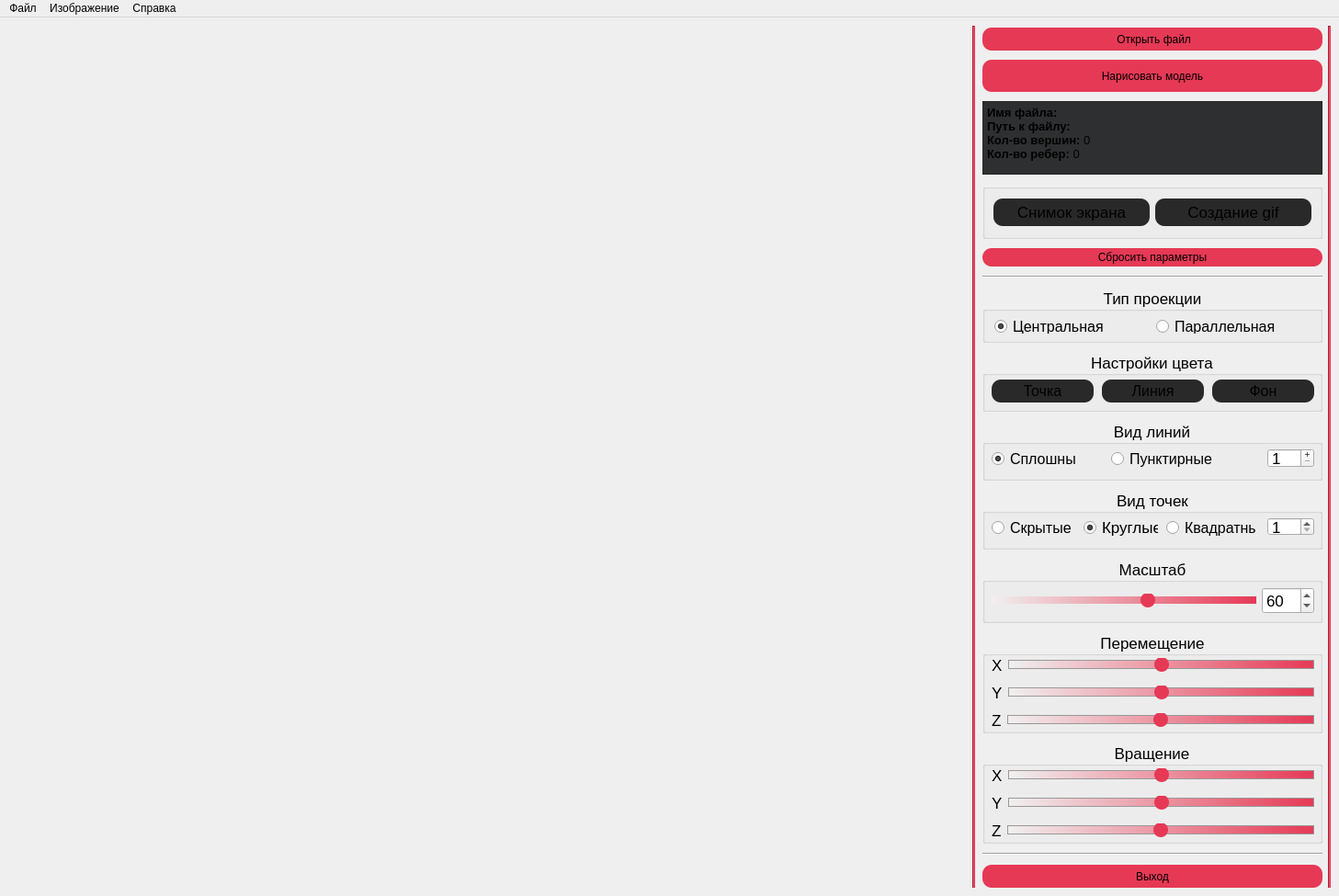
<?xml version="1.0" encoding="UTF-8"?>
<ui version="4.0">
 <class>MainWindow</class>
 <widget class="QMainWindow" name="MainWindow">
  <property name="geometry">
   <rect>
    <x>0</x>
    <y>0</y>
    <width>1457</width>
    <height>975</height>
   </rect>
  </property>
  <property name="sizePolicy">
   <sizepolicy hsizetype="Preferred" vsizetype="Minimum">
    <horstretch>0</horstretch>
    <verstretch>0</verstretch>
   </sizepolicy>
  </property>
  <property name="minimumSize">
   <size>
    <width>0</width>
    <height>850</height>
   </size>
  </property>
  <property name="windowTitle">
   <string>3DViewer_v1.0(oceanusp,greatem)</string>
  </property>
  <property name="layoutDirection">
   <enum>Qt::LeftToRight</enum>
  </property>
  <property name="styleSheet">
   <string notr="true"/>
  </property>
  <widget class="QWidget" name="centralwidget">
   <layout class="QHBoxLayout" name="horizontalLayout_3" stretch="0,0,0,0">
    <item>
     <widget class="WinOpenGL" name="openGLWidget" native="true">
      <property name="sizePolicy">
       <sizepolicy hsizetype="Minimum" vsizetype="Minimum">
        <horstretch>0</horstretch>
        <verstretch>0</verstretch>
       </sizepolicy>
      </property>
      <property name="minimumSize">
       <size>
        <width>500</width>
        <height>500</height>
       </size>
      </property>
     </widget>
    </item>
    <item>
     <widget class="Line" name="line">
      <property name="styleSheet">
       <string notr="true">background-color: rgb(230, 57, 85);</string>
      </property>
      <property name="orientation">
       <enum>Qt::Vertical</enum>
      </property>
     </widget>
    </item>
    <item>
     <layout class="QVBoxLayout" name="verticalLayout">
      <property name="spacing">
       <number>10</number>
      </property>
      <property name="sizeConstraint">
       <enum>QLayout::SetFixedSize</enum>
      </property>
      <property name="leftMargin">
       <number>2</number>
      </property>
      <property name="topMargin">
       <number>2</number>
      </property>
      <item>
       <spacer name="verticalSpacer_2">
        <property name="orientation">
         <enum>Qt::Vertical</enum>
        </property>
        <property name="sizeHint" stdset="0">
         <size>
          <width>20</width>
          <height>40</height>
         </size>
        </property>
       </spacer>
      </item>
      <item>
       <layout class="QVBoxLayout" name="verticalLayout_7">
        <item>
         <widget class="QPushButton" name="pushButton_openFile_2">
          <property name="sizePolicy">
           <sizepolicy hsizetype="Fixed" vsizetype="Fixed">
            <horstretch>0</horstretch>
            <verstretch>0</verstretch>
           </sizepolicy>
          </property>
          <property name="minimumSize">
           <size>
            <width>370</width>
            <height>25</height>
           </size>
          </property>
          <property name="styleSheet">
           <string notr="true">QPushButton { 
background-color: rgb(230, 57, 85);
border-radius:10px;
}

QPushButton:hover {
    background-color : rgb(199, 54, 78);
}</string>
          </property>
          <property name="text">
           <string> Открыть файл</string>
          </property>
         </widget>
        </item>
       </layout>
      </item>
      <item>
       <layout class="QVBoxLayout" name="verticalLayout_8">
        <item>
         <widget class="QPushButton" name="pushButton_paint_model">
          <property name="sizePolicy">
           <sizepolicy hsizetype="Fixed" vsizetype="Fixed">
            <horstretch>0</horstretch>
            <verstretch>0</verstretch>
           </sizepolicy>
          </property>
          <property name="minimumSize">
           <size>
            <width>370</width>
            <height>35</height>
           </size>
          </property>
          <property name="styleSheet">
           <string notr="true">
QPushButton { 
background-color: rgb(230, 57, 85);
border-radius:10px;
}

QPushButton:hover {
    background-color : rgb(199, 54, 78);
}</string>
          </property>
          <property name="text">
           <string>Нарисовать модель</string>
          </property>
         </widget>
        </item>
       </layout>
      </item>
      <item>
       <widget class="QTextEdit" name="textEdit_fileInfo_2">
        <property name="sizePolicy">
         <sizepolicy hsizetype="Fixed" vsizetype="Maximum">
          <horstretch>0</horstretch>
          <verstretch>0</verstretch>
         </sizepolicy>
        </property>
        <property name="minimumSize">
         <size>
          <width>370</width>
          <height>60</height>
         </size>
        </property>
        <property name="styleSheet">
         <string notr="true">background-color: rgb(46, 47, 48);</string>
        </property>
        <property name="html">
         <string>&lt;!DOCTYPE HTML PUBLIC &quot;-//W3C//DTD HTML 4.0//EN&quot; &quot;http://www.w3.org/TR/REC-html40/strict.dtd&quot;&gt;
&lt;html&gt;&lt;head&gt;&lt;meta name=&quot;qrichtext&quot; content=&quot;1&quot; /&gt;&lt;meta charset=&quot;utf-8&quot; /&gt;&lt;style type=&quot;text/css&quot;&gt;
p, li { white-space: pre-wrap; }
&lt;/style&gt;&lt;/head&gt;&lt;body style=&quot; font-family:'.AppleSystemUIFont'; font-size:13pt; font-weight:400; font-style:normal;&quot;&gt;
&lt;p style=&quot; margin-top:0px; margin-bottom:0px; margin-left:0px; margin-right:0px; -qt-block-indent:0; text-indent:0px;&quot;&gt;&lt;span style=&quot; font-size:10pt; font-weight:700;&quot;&gt;Имя файла:&lt;/span&gt;&lt;/p&gt;
&lt;p style=&quot; margin-top:0px; margin-bottom:0px; margin-left:0px; margin-right:0px; -qt-block-indent:0; text-indent:0px;&quot;&gt;&lt;span style=&quot; font-size:10pt; font-weight:700;&quot;&gt;Путь к файлу:&lt;/span&gt;&lt;/p&gt;
&lt;p style=&quot; margin-top:0px; margin-bottom:0px; margin-left:0px; margin-right:0px; -qt-block-indent:0; text-indent:0px;&quot;&gt;&lt;span style=&quot; font-size:10pt; font-weight:700;&quot;&gt;Кол-во вершин:&lt;/span&gt;&lt;span style=&quot; font-size:10pt;&quot;&gt; 0&lt;/span&gt;&lt;/p&gt;
&lt;p style=&quot; margin-top:0px; margin-bottom:0px; margin-left:0px; margin-right:0px; -qt-block-indent:0; text-indent:0px;&quot;&gt;&lt;span style=&quot; font-size:10pt; font-weight:700;&quot;&gt;Кол-во ребер:&lt;/span&gt;&lt;span style=&quot; font-size:10pt;&quot;&gt; 0&lt;/span&gt;&lt;/p&gt;&lt;/body&gt;&lt;/html&gt;</string>
        </property>
       </widget>
      </item>
      <item>
       <spacer name="verticalSpacer_8">
        <property name="orientation">
         <enum>Qt::Vertical</enum>
        </property>
        <property name="sizeHint" stdset="0">
         <size>
          <width>228</width>
          <height>28</height>
         </size>
        </property>
       </spacer>
      </item>
      <item>
       <layout class="QHBoxLayout" name="horizontalLayout_2"/>
      </item>
      <item>
       <spacer name="verticalSpacer_9">
        <property name="orientation">
         <enum>Qt::Vertical</enum>
        </property>
        <property name="sizeHint" stdset="0">
         <size>
          <width>20</width>
          <height>40</height>
         </size>
        </property>
       </spacer>
      </item>
      <item>
       <widget class="QGroupBox" name="groupBox_2">
        <property name="sizePolicy">
         <sizepolicy hsizetype="Fixed" vsizetype="Fixed">
          <horstretch>0</horstretch>
          <verstretch>0</verstretch>
         </sizepolicy>
        </property>
        <property name="minimumSize">
         <size>
          <width>370</width>
          <height>60</height>
         </size>
        </property>
        <property name="title">
         <string/>
        </property>
        <layout class="QHBoxLayout" name="horizontalLayout">
         <item>
          <widget class="QPushButton" name="pushButton_screenShot_2">
           <property name="minimumSize">
            <size>
             <width>0</width>
             <height>30</height>
            </size>
           </property>
           <property name="font">
            <font>
             <pointsize>13</pointsize>
            </font>
           </property>
           <property name="styleSheet">
            <string notr="true">QPushButton { 
border-radius: 10px;
background-color : rgb(41, 41, 41);
}

QPushButton:hover {
    background-color : rgb(102, 104, 104);
}</string>
           </property>
           <property name="text">
            <string>Снимок экрана</string>
           </property>
          </widget>
         </item>
         <item>
          <widget class="QPushButton" name="pushButton_gif_2">
           <property name="minimumSize">
            <size>
             <width>0</width>
             <height>30</height>
            </size>
           </property>
           <property name="font">
            <font>
             <pointsize>13</pointsize>
            </font>
           </property>
           <property name="styleSheet">
            <string notr="true">QPushButton { 
border-radius: 10px;
background-color : rgb(41, 41, 41);
}

QPushButton:hover {
    background-color : rgb(102, 104, 104);
}</string>
           </property>
           <property name="text">
            <string>Создание gif</string>
           </property>
          </widget>
         </item>
        </layout>
       </widget>
      </item>
      <item>
       <layout class="QVBoxLayout" name="verticalLayout_3">
        <item>
         <layout class="QVBoxLayout" name="verticalLayout_4">
          <item>
           <widget class="QPushButton" name="pushButton_reset">
            <property name="sizePolicy">
             <sizepolicy hsizetype="Fixed" vsizetype="Fixed">
              <horstretch>0</horstretch>
              <verstretch>0</verstretch>
             </sizepolicy>
            </property>
            <property name="minimumSize">
             <size>
              <width>370</width>
              <height>20</height>
             </size>
            </property>
            <property name="styleSheet">
             <string notr="true">
QPushButton { 
background-color: rgb(230, 57, 85);
border-radius:10px;
}

QPushButton:hover {
    background-color : rgb(199, 54, 78);
}</string>
            </property>
            <property name="text">
             <string>Сбросить параметры</string>
            </property>
           </widget>
          </item>
         </layout>
        </item>
        <item>
         <spacer name="verticalSpacer_6">
          <property name="orientation">
           <enum>Qt::Vertical</enum>
          </property>
          <property name="sizeHint" stdset="0">
           <size>
            <width>18</width>
            <height>28</height>
           </size>
          </property>
         </spacer>
        </item>
        <item>
         <widget class="Line" name="line_3">
          <property name="orientation">
           <enum>Qt::Horizontal</enum>
          </property>
         </widget>
        </item>
        <item>
         <widget class="QGroupBox" name="groupBox_7">
          <property name="sizePolicy">
           <sizepolicy hsizetype="Fixed" vsizetype="Fixed">
            <horstretch>0</horstretch>
            <verstretch>0</verstretch>
           </sizepolicy>
          </property>
          <property name="minimumSize">
           <size>
            <width>370</width>
            <height>60</height>
           </size>
          </property>
          <property name="font">
           <font>
            <pointsize>13</pointsize>
           </font>
          </property>
          <property name="title">
           <string>Тип проекции</string>
          </property>
          <property name="alignment">
           <set>Qt::AlignCenter</set>
          </property>
          <widget class="QRadioButton" name="rb_projection_central">
           <property name="geometry">
            <rect>
             <x>13</x>
             <y>34</y>
             <width>166</width>
             <height>16</height>
            </rect>
           </property>
           <property name="minimumSize">
            <size>
             <width>0</width>
             <height>15</height>
            </size>
           </property>
           <property name="font">
            <font>
             <pointsize>12</pointsize>
            </font>
           </property>
           <property name="styleSheet">
            <string notr="true"/>
           </property>
           <property name="text">
            <string>Центральная</string>
           </property>
           <property name="checked">
            <bool>true</bool>
           </property>
          </widget>
          <widget class="QRadioButton" name="rb_projection_parallel">
           <property name="geometry">
            <rect>
             <x>189</x>
             <y>34</y>
             <width>166</width>
             <height>16</height>
            </rect>
           </property>
           <property name="minimumSize">
            <size>
             <width>0</width>
             <height>15</height>
            </size>
           </property>
           <property name="font">
            <font>
             <pointsize>12</pointsize>
            </font>
           </property>
           <property name="styleSheet">
            <string notr="true"/>
           </property>
           <property name="text">
            <string>Параллельная</string>
           </property>
          </widget>
         </widget>
        </item>
       </layout>
      </item>
      <item>
       <widget class="QGroupBox" name="groupBox_colors">
        <property name="sizePolicy">
         <sizepolicy hsizetype="Fixed" vsizetype="Fixed">
          <horstretch>0</horstretch>
          <verstretch>0</verstretch>
         </sizepolicy>
        </property>
        <property name="minimumSize">
         <size>
          <width>370</width>
          <height>65</height>
         </size>
        </property>
        <property name="font">
         <font>
          <pointsize>13</pointsize>
         </font>
        </property>
        <property name="title">
         <string>Настройки цвета</string>
        </property>
        <property name="alignment">
         <set>Qt::AlignCenter</set>
        </property>
        <widget class="QPushButton" name="pB_colorVertex">
         <property name="geometry">
          <rect>
           <x>10</x>
           <y>30</y>
           <width>111</width>
           <height>25</height>
          </rect>
         </property>
         <property name="sizePolicy">
          <sizepolicy hsizetype="Expanding" vsizetype="Fixed">
           <horstretch>0</horstretch>
           <verstretch>0</verstretch>
          </sizepolicy>
         </property>
         <property name="minimumSize">
          <size>
           <width>0</width>
           <height>25</height>
          </size>
         </property>
         <property name="font">
          <font>
           <pointsize>12</pointsize>
          </font>
         </property>
         <property name="styleSheet">
          <string notr="true">QPushButton { 
border-radius: 10px;
background-color : rgb(41, 41, 41);
}

QPushButton:hover {
    background-color : rgb(102, 104, 104);
}</string>
         </property>
         <property name="text">
          <string>Точка</string>
         </property>
        </widget>
        <widget class="QPushButton" name="pB_colorLine">
         <property name="geometry">
          <rect>
           <x>130</x>
           <y>30</y>
           <width>111</width>
           <height>25</height>
          </rect>
         </property>
         <property name="sizePolicy">
          <sizepolicy hsizetype="Expanding" vsizetype="Fixed">
           <horstretch>0</horstretch>
           <verstretch>0</verstretch>
          </sizepolicy>
         </property>
         <property name="minimumSize">
          <size>
           <width>0</width>
           <height>25</height>
          </size>
         </property>
         <property name="font">
          <font>
           <pointsize>12</pointsize>
          </font>
         </property>
         <property name="styleSheet">
          <string notr="true">QPushButton { 
border-radius: 10px;
background-color : rgb(41, 41, 41);
}

QPushButton:hover {
    background-color : rgb(102, 104, 104);
}</string>
         </property>
         <property name="text">
          <string>Линия</string>
         </property>
        </widget>
        <widget class="QPushButton" name="pB_colorBG">
         <property name="geometry">
          <rect>
           <x>250</x>
           <y>30</y>
           <width>111</width>
           <height>25</height>
          </rect>
         </property>
         <property name="sizePolicy">
          <sizepolicy hsizetype="Expanding" vsizetype="Fixed">
           <horstretch>0</horstretch>
           <verstretch>0</verstretch>
          </sizepolicy>
         </property>
         <property name="minimumSize">
          <size>
           <width>0</width>
           <height>25</height>
          </size>
         </property>
         <property name="font">
          <font>
           <pointsize>12</pointsize>
          </font>
         </property>
         <property name="styleSheet">
          <string notr="true">QPushButton { 
border-radius: 10px;
background-color : rgb(41, 41, 41);
}

QPushButton:hover {
    background-color : rgb(102, 104, 104);
}</string>
         </property>
         <property name="text">
          <string>Фон</string>
         </property>
        </widget>
       </widget>
      </item>
      <item>
       <widget class="QGroupBox" name="groupBox_6">
        <property name="sizePolicy">
         <sizepolicy hsizetype="Fixed" vsizetype="Fixed">
          <horstretch>0</horstretch>
          <verstretch>0</verstretch>
         </sizepolicy>
        </property>
        <property name="minimumSize">
         <size>
          <width>370</width>
          <height>65</height>
         </size>
        </property>
        <property name="font">
         <font>
          <pointsize>13</pointsize>
         </font>
        </property>
        <property name="title">
         <string>Вид линий</string>
        </property>
        <property name="alignment">
         <set>Qt::AlignCenter</set>
        </property>
        <widget class="QRadioButton" name="rb_line_solid">
         <property name="geometry">
          <rect>
           <x>10</x>
           <y>32</y>
           <width>91</width>
           <height>19</height>
          </rect>
         </property>
         <property name="minimumSize">
          <size>
           <width>0</width>
           <height>15</height>
          </size>
         </property>
         <property name="font">
          <font>
           <pointsize>12</pointsize>
          </font>
         </property>
         <property name="styleSheet">
          <string notr="true"/>
         </property>
         <property name="text">
          <string>Сплошные</string>
         </property>
         <property name="checked">
          <bool>true</bool>
         </property>
        </widget>
        <widget class="QRadioButton" name="rb_line_dotted">
         <property name="geometry">
          <rect>
           <x>140</x>
           <y>32</y>
           <width>111</width>
           <height>19</height>
          </rect>
         </property>
         <property name="minimumSize">
          <size>
           <width>0</width>
           <height>15</height>
          </size>
         </property>
         <property name="font">
          <font>
           <pointsize>12</pointsize>
          </font>
         </property>
         <property name="styleSheet">
          <string notr="true"/>
         </property>
         <property name="text">
          <string>Пунктирные</string>
         </property>
        </widget>
        <widget class="QSpinBox" name="spinBox_edge_size">
         <property name="geometry">
          <rect>
           <x>310</x>
           <y>30</y>
           <width>51</width>
           <height>21</height>
          </rect>
         </property>
         <property name="sizePolicy">
          <sizepolicy hsizetype="Fixed" vsizetype="Fixed">
           <horstretch>0</horstretch>
           <verstretch>0</verstretch>
          </sizepolicy>
         </property>
         <property name="minimumSize">
          <size>
           <width>40</width>
           <height>0</height>
          </size>
         </property>
         <property name="buttonSymbols">
          <enum>QAbstractSpinBox::PlusMinus</enum>
         </property>
         <property name="minimum">
          <number>1</number>
         </property>
         <property name="maximum">
          <number>50</number>
         </property>
         <property name="value">
          <number>1</number>
         </property>
        </widget>
       </widget>
      </item>
      <item>
       <widget class="QGroupBox" name="groupBox_4">
        <property name="sizePolicy">
         <sizepolicy hsizetype="Fixed" vsizetype="Fixed">
          <horstretch>0</horstretch>
          <verstretch>0</verstretch>
         </sizepolicy>
        </property>
        <property name="minimumSize">
         <size>
          <width>370</width>
          <height>65</height>
         </size>
        </property>
        <property name="font">
         <font>
          <pointsize>13</pointsize>
         </font>
        </property>
        <property name="title">
         <string>Вид точек</string>
        </property>
        <property name="alignment">
         <set>Qt::AlignCenter</set>
        </property>
        <widget class="QRadioButton" name="rb_v_hidden">
         <property name="geometry">
          <rect>
           <x>10</x>
           <y>32</y>
           <width>92</width>
           <height>19</height>
          </rect>
         </property>
         <property name="font">
          <font>
           <pointsize>12</pointsize>
          </font>
         </property>
         <property name="styleSheet">
          <string notr="true"/>
         </property>
         <property name="text">
          <string>Скрытые</string>
         </property>
        </widget>
        <widget class="QRadioButton" name="rb_v_round">
         <property name="geometry">
          <rect>
           <x>110</x>
           <y>31</y>
           <width>81</width>
           <height>20</height>
          </rect>
         </property>
         <property name="font">
          <font>
           <pointsize>13</pointsize>
          </font>
         </property>
         <property name="styleSheet">
          <string notr="true"/>
         </property>
         <property name="text">
          <string>Круглые</string>
         </property>
         <property name="checked">
          <bool>true</bool>
         </property>
        </widget>
        <widget class="QSpinBox" name="spinBox_vert_size">
         <property name="geometry">
          <rect>
           <x>310</x>
           <y>30</y>
           <width>51</width>
           <height>20</height>
          </rect>
         </property>
         <property name="sizePolicy">
          <sizepolicy hsizetype="Fixed" vsizetype="Fixed">
           <horstretch>0</horstretch>
           <verstretch>0</verstretch>
          </sizepolicy>
         </property>
         <property name="minimumSize">
          <size>
           <width>40</width>
           <height>0</height>
          </size>
         </property>
         <property name="maximumSize">
          <size>
           <width>16777215</width>
           <height>16777215</height>
          </size>
         </property>
         <property name="minimum">
          <number>1</number>
         </property>
         <property name="maximum">
          <number>50</number>
         </property>
         <property name="value">
          <number>1</number>
         </property>
        </widget>
        <widget class="QRadioButton" name="rb_v_square">
         <property name="geometry">
          <rect>
           <x>200</x>
           <y>32</y>
           <width>97</width>
           <height>19</height>
          </rect>
         </property>
         <property name="font">
          <font>
           <pointsize>12</pointsize>
          </font>
         </property>
         <property name="styleSheet">
          <string notr="true"/>
         </property>
         <property name="text">
          <string>Квадратные</string>
         </property>
        </widget>
       </widget>
      </item>
      <item>
       <spacer name="verticalSpacer_11">
        <property name="orientation">
         <enum>Qt::Vertical</enum>
        </property>
        <property name="sizeHint" stdset="0">
         <size>
          <width>20</width>
          <height>40</height>
         </size>
        </property>
       </spacer>
      </item>
      <item>
       <spacer name="verticalSpacer_3">
        <property name="orientation">
         <enum>Qt::Vertical</enum>
        </property>
        <property name="sizeHint" stdset="0">
         <size>
          <width>20</width>
          <height>40</height>
         </size>
        </property>
       </spacer>
      </item>
      <item>
       <widget class="QGroupBox" name="groupBox_5">
        <property name="sizePolicy">
         <sizepolicy hsizetype="Fixed" vsizetype="Preferred">
          <horstretch>0</horstretch>
          <verstretch>0</verstretch>
         </sizepolicy>
        </property>
        <property name="minimumSize">
         <size>
          <width>370</width>
          <height>70</height>
         </size>
        </property>
        <property name="font">
         <font>
          <pointsize>13</pointsize>
         </font>
        </property>
        <property name="title">
         <string>Масштаб</string>
        </property>
        <property name="alignment">
         <set>Qt::AlignCenter</set>
        </property>
        <widget class="QWidget" name="layoutWidget">
         <property name="geometry">
          <rect>
           <x>10</x>
           <y>30</y>
           <width>351</width>
           <height>31</height>
          </rect>
         </property>
         <layout class="QHBoxLayout" name="horizontalLayout_6">
          <item>
           <layout class="QHBoxLayout" name="horizontalLayout_13"/>
          </item>
          <item>
           <widget class="QSlider" name="Slider_scale">
            <property name="styleSheet">
             <string notr="true">/* Стиль для горизонтальной шкалы QSlider */
QSlider::groove:horizontal {
    border: 0px solid #999999;
    height: 8px; /* Высота шкалы */
    background: qlineargradient(x1:0, y1:0, x2:1, y2:0, stop:0 #F0F0F0 stop:1 rgb(230, 57, 85));
}

/* Стиль для ползунка горизонтальной шкалы QSlider */
QSlider::handle:horizontal {
    background-color: rgb(230, 57, 85); /* Измените на желаемый цвет */
    width: 16px; /* Ширина ползунка */
    margin: -4px 0; /* Положение ползунка относительно шкалы */
    border-radius: 8px; /* Скругление углов ползунка */
}

/* Изменение цвета активного ползунка */
QSlider::handle:horizontal:pressed {
    background-color: rgb(53, 54, 55); /* Измените на желаемый цвет */
}

/* Изменение цвета ползунка при наведении */
QSlider::handle:horizontal:hover {
    background-color: #FF5555; /* Измените на желаемый цвет */
}

QSlider: {
background-color:rgb(53, 54, 55);
}</string>
            </property>
            <property name="minimum">
             <number>1</number>
            </property>
            <property name="maximum">
             <number>100</number>
            </property>
            <property name="value">
             <number>60</number>
            </property>
            <property name="orientation">
             <enum>Qt::Horizontal</enum>
            </property>
           </widget>
          </item>
          <item>
           <widget class="QSpinBox" name="spinBox_Scale">
            <property name="maximumSize">
             <size>
              <width>70</width>
              <height>16777215</height>
             </size>
            </property>
            <property name="minimum">
             <number>1</number>
            </property>
            <property name="maximum">
             <number>100</number>
            </property>
            <property name="value">
             <number>60</number>
            </property>
           </widget>
          </item>
         </layout>
        </widget>
       </widget>
      </item>
      <item>
       <spacer name="verticalSpacer_12">
        <property name="orientation">
         <enum>Qt::Vertical</enum>
        </property>
        <property name="sizeHint" stdset="0">
         <size>
          <width>20</width>
          <height>40</height>
         </size>
        </property>
       </spacer>
      </item>
      <item>
       <layout class="QVBoxLayout" name="verticalLayout_5"/>
      </item>
      <item>
       <widget class="QGroupBox" name="groupBox">
        <property name="enabled">
         <bool>true</bool>
        </property>
        <property name="sizePolicy">
         <sizepolicy hsizetype="Fixed" vsizetype="Fixed">
          <horstretch>0</horstretch>
          <verstretch>0</verstretch>
         </sizepolicy>
        </property>
        <property name="minimumSize">
         <size>
          <width>370</width>
          <height>110</height>
         </size>
        </property>
        <property name="font">
         <font>
          <pointsize>13</pointsize>
         </font>
        </property>
        <property name="title">
         <string>Перемещение</string>
        </property>
        <property name="alignment">
         <set>Qt::AlignCenter</set>
        </property>
        <widget class="QWidget" name="horizontalLayoutWidget_6">
         <property name="geometry">
          <rect>
           <x>10</x>
           <y>50</y>
           <width>351</width>
           <height>31</height>
          </rect>
         </property>
         <layout class="QHBoxLayout" name="horizontalLayout_7">
          <item>
           <widget class="QLabel" name="label_2">
            <property name="styleSheet">
             <string notr="true"/>
            </property>
            <property name="text">
             <string>Y</string>
            </property>
           </widget>
          </item>
          <item>
           <widget class="QSlider" name="Slider_Y_move">
            <property name="font">
             <font>
              <pointsize>13</pointsize>
             </font>
            </property>
            <property name="styleSheet">
             <string notr="true">/* Стиль для горизонтальной шкалы QSlider */
QSlider::groove:horizontal {
    border: 1px solid #999999;
    height: 8px; /* Высота шкалы */
    background: qlineargradient(x1:0, y1:0, x2:1, y2:0, stop:0 #F0F0F0 stop:1 rgb(230, 57, 85));
}

/* Стиль для ползунка горизонтальной шкалы QSlider */
QSlider::handle:horizontal {
    background-color: rgb(230, 57, 85); /* Измените на желаемый цвет */
    width: 16px; /* Ширина ползунка */
    margin: -4px 0; /* Положение ползунка относительно шкалы */
    border-radius: 8px; /* Скругление углов ползунка */
}

/* Изменение цвета активного ползунка */
QSlider::handle:horizontal:pressed {
    background-color: #990000; /* Измените на желаемый цвет */
}

/* Изменение цвета ползунка при наведении */
QSlider::handle:horizontal:hover {
    background-color: #FF5555; /* Измените на желаемый цвет */
}</string>
            </property>
            <property name="minimum">
             <number>-60</number>
            </property>
            <property name="maximum">
             <number>60</number>
            </property>
            <property name="pageStep">
             <number>1</number>
            </property>
            <property name="orientation">
             <enum>Qt::Horizontal</enum>
            </property>
           </widget>
          </item>
         </layout>
        </widget>
        <widget class="QWidget" name="horizontalLayoutWidget_7">
         <property name="geometry">
          <rect>
           <x>10</x>
           <y>80</y>
           <width>351</width>
           <height>31</height>
          </rect>
         </property>
         <layout class="QHBoxLayout" name="horizontalLayout_8">
          <item>
           <widget class="QLabel" name="label_3">
            <property name="styleSheet">
             <string notr="true"/>
            </property>
            <property name="text">
             <string>Z</string>
            </property>
           </widget>
          </item>
          <item>
           <widget class="QSlider" name="Slider_Z_move">
            <property name="font">
             <font>
              <pointsize>13</pointsize>
             </font>
            </property>
            <property name="styleSheet">
             <string notr="true">/* Стиль для горизонтальной шкалы QSlider */
QSlider::groove:horizontal {
    border: 1px solid #999999;
    height: 8px; /* Высота шкалы */
    background: qlineargradient(x1:0, y1:0, x2:1, y2:0, stop:0 #F0F0F0 stop:1 rgb(230, 57, 85));
}

/* Стиль для ползунка горизонтальной шкалы QSlider */
QSlider::handle:horizontal {
    background-color: rgb(230, 57, 85); /* Измените на желаемый цвет */
    width: 16px; /* Ширина ползунка */
    margin: -4px 0; /* Положение ползунка относительно шкалы */
    border-radius: 8px; /* Скругление углов ползунка */
}

/* Изменение цвета активного ползунка */
QSlider::handle:horizontal:pressed {
    background-color: #990000; /* Измените на желаемый цвет */
}

/* Изменение цвета ползунка при наведении */
QSlider::handle:horizontal:hover {
    background-color: #FF5555; /* Измените на желаемый цвет */
}</string>
            </property>
            <property name="minimum">
             <number>-60</number>
            </property>
            <property name="maximum">
             <number>60</number>
            </property>
            <property name="pageStep">
             <number>1</number>
            </property>
            <property name="orientation">
             <enum>Qt::Horizontal</enum>
            </property>
           </widget>
          </item>
         </layout>
        </widget>
        <widget class="QWidget" name="horizontalLayoutWidget_8">
         <property name="geometry">
          <rect>
           <x>10</x>
           <y>20</y>
           <width>351</width>
           <height>31</height>
          </rect>
         </property>
         <layout class="QHBoxLayout" name="horizontalLayout_9">
          <item>
           <widget class="QLabel" name="label_5">
            <property name="styleSheet">
             <string notr="true"/>
            </property>
            <property name="text">
             <string>X</string>
            </property>
           </widget>
          </item>
          <item>
           <widget class="QSlider" name="Slider_X_move">
            <property name="font">
             <font>
              <pointsize>13</pointsize>
             </font>
            </property>
            <property name="styleSheet">
             <string notr="true">/* Стиль для горизонтальной шкалы QSlider */
QSlider::groove:horizontal {
    border: 1px solid #999999;
    height: 8px; /* Высота шкалы */
    background: qlineargradient(x1:0, y1:0, x2:1, y2:0, stop:0 #F0F0F0 stop:1 rgb(230, 57, 85));
}

/* Стиль для ползунка горизонтальной шкалы QSlider */
QSlider::handle:horizontal {
    background-color: rgb(230, 57, 85); /* Измените на желаемый цвет */
    width: 16px; /* Ширина ползунка */
    margin: -4px 0; /* Положение ползунка относительно шкалы */
    border-radius: 8px; /* Скругление углов ползунка */
}

/* Изменение цвета активного ползунка */
QSlider::handle:horizontal:pressed {
    background-color: #990000; /* Измените на желаемый цвет */
}

/* Изменение цвета ползунка при наведении */
QSlider::handle:horizontal:hover {
    background-color: #FF5555; /* Измените на желаемый цвет */
}</string>
            </property>
            <property name="minimum">
             <number>-60</number>
            </property>
            <property name="maximum">
             <number>60</number>
            </property>
            <property name="singleStep">
             <number>1</number>
            </property>
            <property name="pageStep">
             <number>1</number>
            </property>
            <property name="orientation">
             <enum>Qt::Horizontal</enum>
            </property>
           </widget>
          </item>
         </layout>
        </widget>
       </widget>
      </item>
      <item>
       <spacer name="verticalSpacer_13">
        <property name="orientation">
         <enum>Qt::Vertical</enum>
        </property>
        <property name="sizeHint" stdset="0">
         <size>
          <width>20</width>
          <height>40</height>
         </size>
        </property>
       </spacer>
      </item>
      <item>
       <spacer name="verticalSpacer">
        <property name="orientation">
         <enum>Qt::Vertical</enum>
        </property>
        <property name="sizeHint" stdset="0">
         <size>
          <width>20</width>
          <height>40</height>
         </size>
        </property>
       </spacer>
      </item>
      <item>
       <widget class="QGroupBox" name="groupBox_3">
        <property name="enabled">
         <bool>true</bool>
        </property>
        <property name="sizePolicy">
         <sizepolicy hsizetype="Fixed" vsizetype="Preferred">
          <horstretch>0</horstretch>
          <verstretch>0</verstretch>
         </sizepolicy>
        </property>
        <property name="minimumSize">
         <size>
          <width>370</width>
          <height>110</height>
         </size>
        </property>
        <property name="font">
         <font>
          <pointsize>13</pointsize>
         </font>
        </property>
        <property name="title">
         <string>Вращение</string>
        </property>
        <property name="alignment">
         <set>Qt::AlignCenter</set>
        </property>
        <widget class="QWidget" name="horizontalLayoutWidget_9">
         <property name="geometry">
          <rect>
           <x>10</x>
           <y>50</y>
           <width>351</width>
           <height>31</height>
          </rect>
         </property>
         <layout class="QHBoxLayout" name="horizontalLayout_10">
          <item>
           <widget class="QLabel" name="label_4">
            <property name="styleSheet">
             <string notr="true"/>
            </property>
            <property name="text">
             <string>Y</string>
            </property>
           </widget>
          </item>
          <item>
           <widget class="QSlider" name="Slider_Y_rotate">
            <property name="font">
             <font>
              <pointsize>13</pointsize>
             </font>
            </property>
            <property name="styleSheet">
             <string notr="true">/* Стиль для горизонтальной шкалы QSlider */
QSlider::groove:horizontal {
    border: 1px solid #999999;
    height: 8px; /* Высота шкалы */
    background: qlineargradient(x1:0, y1:0, x2:1, y2:0, stop:0 #F0F0F0 stop:1 rgb(230, 57, 85));
}

/* Стиль для ползунка горизонтальной шкалы QSlider */
QSlider::handle:horizontal {
    background-color: rgb(230, 57, 85); /* Измените на желаемый цвет */
    width: 16px; /* Ширина ползунка */
    margin: -4px 0; /* Положение ползунка относительно шкалы */
    border-radius: 8px; /* Скругление углов ползунка */
}

/* Изменение цвета активного ползунка */
QSlider::handle:horizontal:pressed {
    background-color: #990000; /* Измените на желаемый цвет */
}

/* Изменение цвета ползунка при наведении */
QSlider::handle:horizontal:hover {
    background-color: #FF5555; /* Измените на желаемый цвет */
}</string>
            </property>
            <property name="minimum">
             <number>-360</number>
            </property>
            <property name="maximum">
             <number>360</number>
            </property>
            <property name="pageStep">
             <number>1</number>
            </property>
            <property name="orientation">
             <enum>Qt::Horizontal</enum>
            </property>
           </widget>
          </item>
         </layout>
        </widget>
        <widget class="QWidget" name="horizontalLayoutWidget_10">
         <property name="geometry">
          <rect>
           <x>10</x>
           <y>80</y>
           <width>351</width>
           <height>31</height>
          </rect>
         </property>
         <layout class="QHBoxLayout" name="horizontalLayout_11">
          <item>
           <widget class="QLabel" name="label_6">
            <property name="styleSheet">
             <string notr="true"/>
            </property>
            <property name="text">
             <string>Z</string>
            </property>
           </widget>
          </item>
          <item>
           <widget class="QSlider" name="Slider_Z_rotate">
            <property name="font">
             <font>
              <pointsize>13</pointsize>
             </font>
            </property>
            <property name="styleSheet">
             <string notr="true">/* Стиль для горизонтальной шкалы QSlider */
QSlider::groove:horizontal {
    border: 1px solid #999999;
    height: 8px; /* Высота шкалы */
    background: qlineargradient(x1:0, y1:0, x2:1, y2:0, stop:0 #F0F0F0 stop:1 rgb(230, 57, 85));
}

/* Стиль для ползунка горизонтальной шкалы QSlider */
QSlider::handle:horizontal {
    background-color: rgb(230, 57, 85); /* Измените на желаемый цвет */
    width: 16px; /* Ширина ползунка */
    margin: -4px 0; /* Положение ползунка относительно шкалы */
    border-radius: 8px; /* Скругление углов ползунка */
}

/* Изменение цвета активного ползунка */
QSlider::handle:horizontal:pressed {
    background-color: #990000; /* Измените на желаемый цвет */
}

/* Изменение цвета ползунка при наведении */
QSlider::handle:horizontal:hover {
    background-color: #FF5555; /* Измените на желаемый цвет */
}</string>
            </property>
            <property name="minimum">
             <number>-360</number>
            </property>
            <property name="maximum">
             <number>360</number>
            </property>
            <property name="pageStep">
             <number>1</number>
            </property>
            <property name="orientation">
             <enum>Qt::Horizontal</enum>
            </property>
           </widget>
          </item>
         </layout>
        </widget>
        <widget class="QWidget" name="horizontalLayoutWidget_11">
         <property name="geometry">
          <rect>
           <x>10</x>
           <y>20</y>
           <width>351</width>
           <height>31</height>
          </rect>
         </property>
         <layout class="QHBoxLayout" name="horizontalLayout_12">
          <item>
           <widget class="QLabel" name="label_7">
            <property name="styleSheet">
             <string notr="true"/>
            </property>
            <property name="text">
             <string>X</string>
            </property>
           </widget>
          </item>
          <item>
           <widget class="QSlider" name="Slider_X_rotate">
            <property name="font">
             <font>
              <pointsize>13</pointsize>
             </font>
            </property>
            <property name="styleSheet">
             <string notr="true">/* Стиль для горизонтальной шкалы QSlider */
QSlider::groove:horizontal {
    border: 1px solid #999999;
    height: 8px; /* Высота шкалы */
    background: qlineargradient(x1:0, y1:0, x2:1, y2:0, stop:0 #F0F0F0 stop:1 rgb(230, 57, 85));
}

/* Стиль для ползунка горизонтальной шкалы QSlider */
QSlider::handle:horizontal {
    background-color: rgb(230, 57, 85); /* Измените на желаемый цвет */
    width: 16px; /* Ширина ползунка */
    margin: -4px 0; /* Положение ползунка относительно шкалы */
    border-radius: 8px; /* Скругление углов ползунка */
}

/* Изменение цвета активного ползунка */
QSlider::handle:horizontal:pressed {
    background-color: #990000; /* Измените на желаемый цвет */
}

/* Изменение цвета ползунка при наведении */
QSlider::handle:horizontal:hover {
    background-color: #FF5555; /* Измените на желаемый цвет */
}</string>
            </property>
            <property name="minimum">
             <number>-360</number>
            </property>
            <property name="maximum">
             <number>360</number>
            </property>
            <property name="singleStep">
             <number>1</number>
            </property>
            <property name="pageStep">
             <number>1</number>
            </property>
            <property name="orientation">
             <enum>Qt::Horizontal</enum>
            </property>
           </widget>
          </item>
         </layout>
        </widget>
       </widget>
      </item>
      <item>
       <layout class="QVBoxLayout" name="verticalLayout_6">
        <item>
         <spacer name="verticalSpacer_10">
          <property name="orientation">
           <enum>Qt::Vertical</enum>
          </property>
          <property name="sizeHint" stdset="0">
           <size>
            <width>20</width>
            <height>40</height>
           </size>
          </property>
         </spacer>
        </item>
       </layout>
      </item>
      <item>
       <spacer name="verticalSpacer_14">
        <property name="orientation">
         <enum>Qt::Vertical</enum>
        </property>
        <property name="sizeHint" stdset="0">
         <size>
          <width>20</width>
          <height>40</height>
         </size>
        </property>
       </spacer>
      </item>
      <item>
       <widget class="Line" name="line_4">
        <property name="orientation">
         <enum>Qt::Horizontal</enum>
        </property>
       </widget>
      </item>
      <item>
       <widget class="QPushButton" name="pushButton_exit_2">
        <property name="sizePolicy">
         <sizepolicy hsizetype="Fixed" vsizetype="Fixed">
          <horstretch>0</horstretch>
          <verstretch>0</verstretch>
         </sizepolicy>
        </property>
        <property name="minimumSize">
         <size>
          <width>370</width>
          <height>25</height>
         </size>
        </property>
        <property name="styleSheet">
         <string notr="true">QPushButton { 
background-color: rgb(230, 57, 85);
border-radius:10px;
}

QPushButton:hover {
    background-color : rgb(199, 54, 78);
}</string>
        </property>
        <property name="text">
         <string>Выход</string>
        </property>
       </widget>
      </item>
      <item>
       <spacer name="verticalSpacer_4">
        <property name="orientation">
         <enum>Qt::Vertical</enum>
        </property>
        <property name="sizeHint" stdset="0">
         <size>
          <width>20</width>
          <height>40</height>
         </size>
        </property>
       </spacer>
      </item>
     </layout>
    </item>
    <item>
     <widget class="Line" name="line_2">
      <property name="styleSheet">
       <string notr="true">background-color: rgb(230, 57, 85);</string>
      </property>
      <property name="orientation">
       <enum>Qt::Vertical</enum>
      </property>
     </widget>
    </item>
   </layout>
  </widget>
  <widget class="QMenuBar" name="menubar">
   <property name="geometry">
    <rect>
     <x>0</x>
     <y>0</y>
     <width>1457</width>
     <height>24</height>
    </rect>
   </property>
   <widget class="QMenu" name="menu">
    <property name="title">
     <string>Файл</string>
    </property>
    <addaction name="action_openFile"/>
    <addaction name="separator"/>
    <addaction name="action_Exit"/>
   </widget>
   <widget class="QMenu" name="menu_2">
    <property name="title">
     <string>Изображение</string>
    </property>
    <addaction name="action_screenShot"/>
    <addaction name="action_GIF"/>
   </widget>
   <widget class="QMenu" name="menu_3">
    <property name="title">
     <string>Справка</string>
    </property>
    <addaction name="action_info"/>
    <addaction name="action_infoProgram"/>
   </widget>
   <addaction name="menu"/>
   <addaction name="menu_2"/>
   <addaction name="menu_3"/>
  </widget>
  <action name="action_openFile">
   <property name="text">
    <string>Открыть </string>
   </property>
   <property name="shortcut">
    <string>Ctrl+O</string>
   </property>
  </action>
  <action name="action_Exit">
   <property name="text">
    <string>Выход</string>
   </property>
   <property name="shortcut">
    <string>Ctrl+Q</string>
   </property>
  </action>
  <action name="action_screenShot">
   <property name="text">
    <string>Сделать снимок экрана</string>
   </property>
   <property name="shortcut">
    <string>Ctrl+P</string>
   </property>
  </action>
  <action name="action_GIF">
   <property name="text">
    <string>Создать GIF-анимацию</string>
   </property>
   <property name="shortcut">
    <string>Ctrl+G</string>
   </property>
  </action>
  <action name="action_info">
   <property name="text">
    <string>Информация</string>
   </property>
  </action>
  <action name="action_infoProgram">
   <property name="text">
    <string>О программе</string>
   </property>
   <property name="shortcut">
    <string>Ctrl+I</string>
   </property>
  </action>
 </widget>
 <customwidgets>
  <customwidget>
   <class>WinOpenGL</class>
   <extends>QWidget</extends>
   <header>winopengl.h</header>
  </customwidget>
 </customwidgets>
 <resources/>
 <connections/>
</ui>
